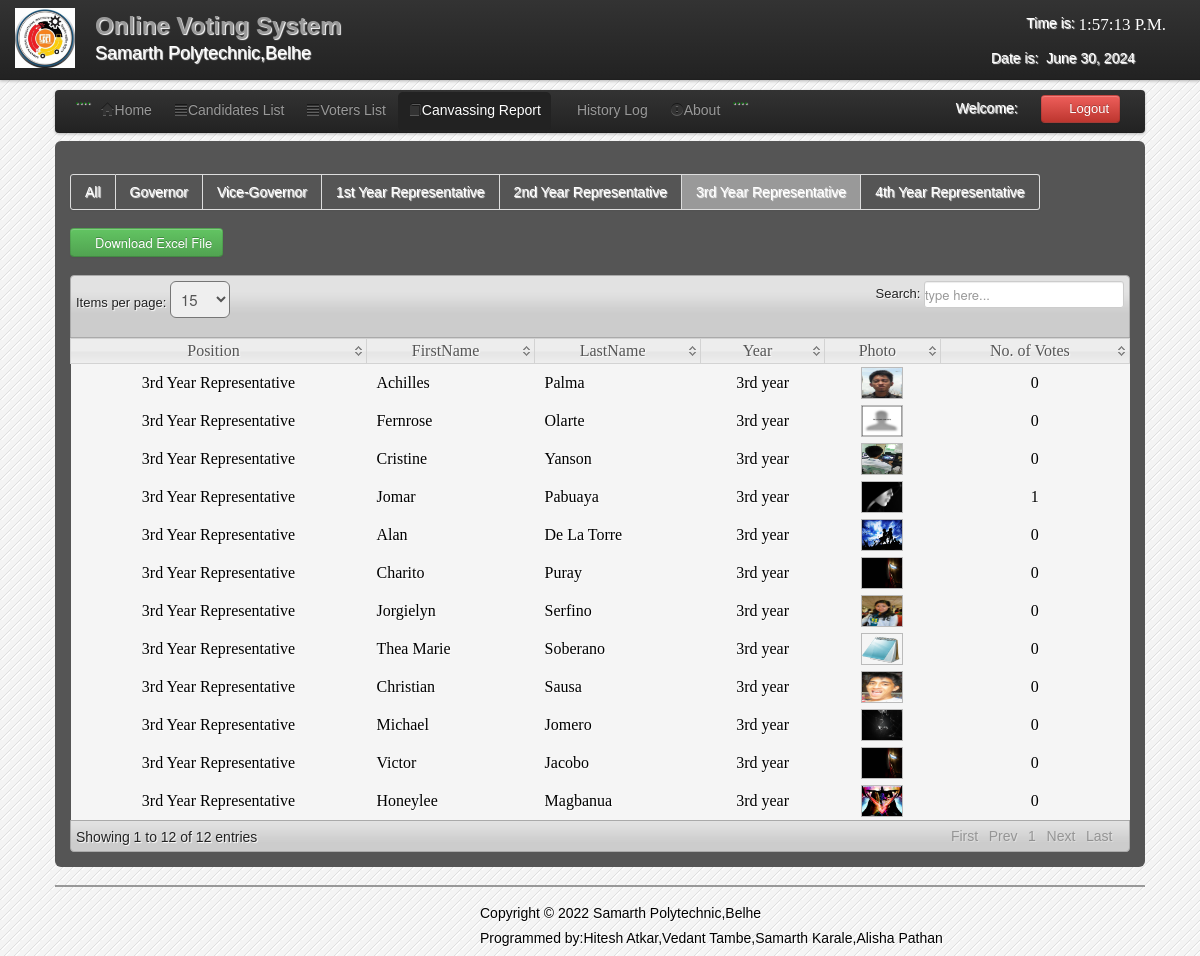
The app's page /admin/C_3rd_year.php (signed in) with its own data.
### tables this page shows
CREATE TABLE `candidate` (
  `CandidateID` int(11) NOT NULL,
  `abc` varchar(1) NOT NULL,
  `Position` varchar(200) NOT NULL,
  `Party` varchar(100) NOT NULL,
  `FirstName` varchar(200) NOT NULL,
  `LastName` varchar(200) NOT NULL,
  `MiddleName` varchar(100) NOT NULL,
  `Gender` varchar(6) NOT NULL,
  `Year` varchar(100) NOT NULL,
  `Photo` varchar(200) NOT NULL
);

### admin/C_3rd_year.php (the view, shortened to what this page needs)
<?php
include('session.php');
include('header.php');
include('dbcon.php');
?>
</head>
<body>
<?php include('nav_top.php'); ?>
<div class="wrapper">
<div class="home_body">
<div class="navbar">
	<div class="navbar-inner">
	<div class="container">
	<ul class="nav nav-pills">
	  <li>....</li>
	  <li><a href="home.php"><i class="icon-home icon-large"></i>Home</a></li>
	  <li><a  href="candidate_list.php"><i class="icon-align-justify icon-large"></i>Candidates List</a></li>
	  <li class=""><a  href="voter_list.php"><i class="icon-align-justify icon-large"></i>Voters List</a></li>
		 <li class="active"><a  href="canvassing_report.php"><i class="icon-book icon-large"></i>Canvassing Report</a></li>
		    <li><a  href="History.php"><i class="icon-table icon-large"></i>History Log</a>
		   <li><a data-toggle="modal" href="#about"><i class="icon-exclamation-sign icon-large"></i>About</a></li>
		   <li>....</li>
	 </ul>
	<form class="navbar-form pull-right">
		<?php $result=mysqli_query($conn,"select * from users where User_id='$id_session'");
	$row=mysqli_fetch_array($result);
	?>
	<font color="white">Welcome:<i class="icon-user-md"></i><?php echo $row['User_Type']; ?></font>
	<a class="btn btn-danger" id="logout" data-toggle="modal" href="#myModal"><i class="icon-off"></i>&nbsp;Logout</a>
	</form>
	</div>
	</div>
	</div>
	<div id="element" class="hero-body">
	    <div class="pagination">
    <ul>
    <li><a href="Canvassing_report.php"><font color="white">All</font></a></li>
    <li><a href="C_governor.php"><font color="white">Governor</font></a></li>
    <li><a href="C_vice-governor.php"><font color="white">Vice-Governor</font></a></li>
    <li><a href="C_1st_year.php"><font color="white">1st Year Representative</font></a></li>
    <li><a href="C_2nd_year.php"><font color="white">2nd Year Representative</font></a></li>
    <li class="active"><a href="C_3rd_year.php"><font color="white">3rd Year Representative</font></a></li>
    <li><a href="C_4th_year.php"><font color="white">4th Year Representative</font></a></li>
    </ul>
    </div>
		<form method="POST" action="canvassing_excel.php">
	<button id="save_voter" class="btn btn-success" name="save"><i class="icon-download icon-large"></i>Download Excel File</button>
	</form>
	<table class="users-table">
<div class="demo_jui">
		<table cellpadding="0" cellspacing="0" border="0" class="display" id="log" class="jtable">
			<thead>
				<tr>
				<th>Position</th>
				<th>FirstName</th>
				<th>LastName</th>
				<th>Year</th>
				<th>Photo</th>
				<th>No. of Votes</th>
				</tr>
			</thead>
			<tbody>
<?php $candidate_query=mysqli_query($conn,"select  * from candidate where Position='3rd Year Representative'");
		while($candidate_rows=mysqli_fetch_array($candidate_query)){ $id=$candidate_rows['CandidateID'];
		?>
<tr class="del<?php echo $id ?>">
	<td align="center"><?php echo $candidate_rows['Position']; ?></td>
	<td><?php echo $candidate_rows['FirstName']; ?></td>
	<td><?php echo $candidate_rows['LastName']; ?></td>
	<td align="center"><?php echo $candidate_rows['Year']; ?></td>
	<td align="center"><img class="pic" width="40" height="30" src="<?php echo $candidate_rows['Photo'];?>" border="0" onmouseover="showtrail('<?php echo $candidate_rows['Photo'];?>','<?php echo $candidate_rows['FirstName']." ".$candidate_rows['LastName'];?> ',200,5)" onmouseout="hidetrail()"></a></td>
		<td align="center">
	<?php $votes_query=mysqli_query($conn,"select * from votes where CandidateID='$id'");
	$vote_count=mysqli_num_rows($votes_query);
	echo $vote_count;
	?>
</td>
	</tr>
<?php } ?>
			</tbody>
		</table>
	</div>
	</div>
<?php include('footer.php')?>
</div>
</body>
</html>

### admin/css/datatable/demo_table_jui.css (style rules this page uses)
table.display thead th { cursor: pointer; padding: 3px 0 3px 10px; }
table.display { border-collapse: collapse; clear: both; margin: 0 auto; width: 100%; }
table.display td { padding: 3px 10px; }
tr.odd { background-color: #f5f5f5; }
tr.even { background-color: #f5f5f5; }

### admin/css/Home.css (style rules this page uses)
* { margin:0; padding:0; }
body { font-family:"Trebuchet MS", "Myriad Pro", Arial, sans-serif; font-size:14px; background-color: #fff; background:#f4f4f4 url(../images/bg.gif) repeat top left; text-shadow:1px 1px 1px #fff; background-position: 0 0px; }
.wrapper { width:1090px; margin:10px auto; }

### records on screen
candidate: Position "3rd Year Representative", FirstName "Achilles", LastName "Palma", Year "3rd year", Photo (picture), vote_count "0"
candidate: Position "3rd Year Representative", FirstName "Fernrose", LastName "Olarte", Year "3rd year", Photo (placeholder picture), vote_count "0"
candidate: Position "3rd Year Representative", FirstName "Michael", LastName "Jomero", Year "3rd year", Photo (picture), vote_count "0"
candidate: Position "3rd Year Representative", FirstName "Cristine", LastName "Yanson", Year "3rd year", Photo (picture), vote_count "0"
candidate: Position "3rd Year Representative", FirstName "Jomar", LastName "Pabuaya", Year "3rd year", Photo (picture), vote_count "1"
candidate: Position "3rd Year Representative", FirstName "Victor", LastName "Jacobo", Year "3rd year", Photo (picture), vote_count "0"
candidate: Position "3rd Year Representative", FirstName "Alan", LastName "De La Torre", Year "3rd year", Photo (picture), vote_count "0"
candidate: Position "3rd Year Representative", FirstName "Honeylee", LastName "Magbanua", Year "3rd year", Photo (picture), vote_count "0"
candidate: Position "3rd Year Representative", FirstName "Charito", LastName "Puray", Year "3rd year", Photo (picture), vote_count "0"
candidate: Position "3rd Year Representative", FirstName "Jorgielyn", LastName "Serfino", Year "3rd year", Photo (picture), vote_count "0"
candidate: Position "3rd Year Representative", FirstName "Thea Marie", LastName "Soberano", Year "3rd year", Photo (picture), vote_count "0"
candidate: Position "3rd Year Representative", FirstName "Christian", LastName "Sausa", Year "3rd year", Photo (picture), vote_count "0"
